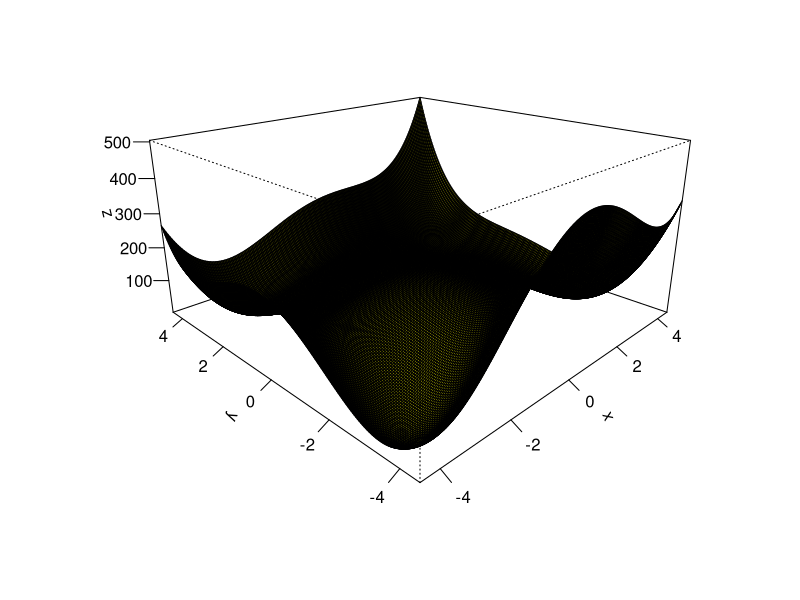
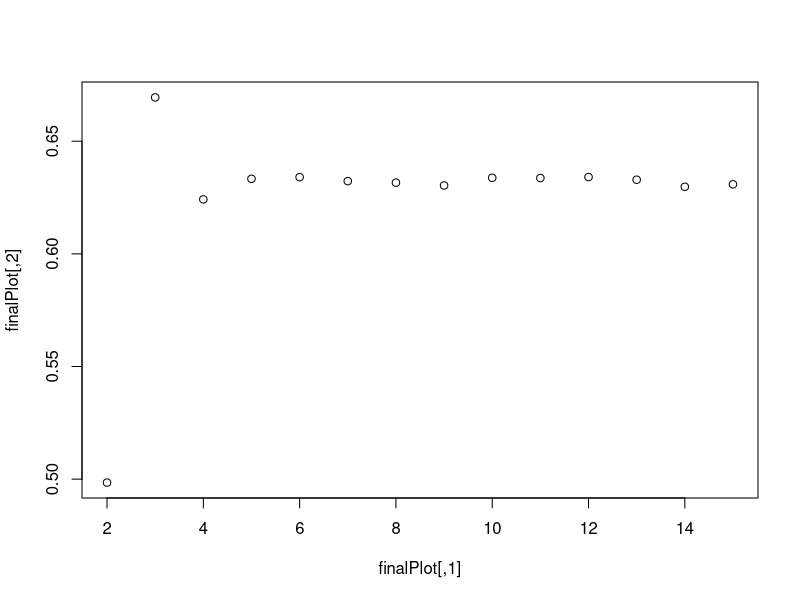

These charts were generated, in order, by the following R code:
####################Question 1############################
#Question 1
#Defining the Matrix
A<-matrix(c(3,-1,0,-1,0,-1,3,-1,3,-1,0,-1,3,1,0,-1,3,1,5,-1,0,-1,0,-1,1), nrow=5)

#Function that can be passed Matx in order to perform Cholesky Functions
choleskyFunction <- function(Matx){
  #Finds the upper triangular matrix
  L<-chol(Matx)
  #Transposes the matrix to show the lower triangular matrix
  Lt<-t(L)
  #Displays the lower hand matrix
  Lt
}
#Runs the function
choleskyFunction(A)
####################Question 2############################
#Question 2 
#Singular value Decompostion
#the creation of matrix
Q2Matrix <- matrix(c(1,1,1,1,2,0,0,0),nrow = 4)
#Displaying original matrix
Q2Matrix
#using the svd function to show the singular values
sv <-svd(Q2Matrix)
#Displaying Singular values
sv
####################Question 3############################
#Question 3
####################Question 4############################
#Question 4
####################Question 5#############################
#Question 5
#Function plot - Plot the formula below
Question5F<-function(x,y,a,b) (x^2+y-11)^2+(x+y^2-7)^2
#defining the x,y and z of the measurements
x<-seq(-4.5,4.5,length.out = 200)
y<-seq(-4.5,4.5,length.out = 200)
z<-outer(x,y,Question5F,a=1,b=100)

#plotting the graph 
persp(x,y,z,theta =-45,phi=20,expand=0.5,col="yellow",shade =1,ticktype ="detailed",xlab ="x",ylab ="y",zlab="z")

#Writing the function so x,y is a vector
Question5FV<-function(vec) (vec[1]^2+vec[2]-11)^2+(vec[1]+vec[2]^2-7)^2


###################Finding the minimums###########################
#Minimum can be found based on value being 0 or so close to 0
#Based on plot there seems to be 4 dips representing each minimum is extracted here
#From plot minimum seems to be near x=-4,y=-4.
minimum1<- optim(c(-4,-4),Question5FV)$par
minimum1

#From plot minimum seems to be near x = 4, y= -3.5
minimum2 <- optim(c(4,-3.5),Question5FV)$par
minimum2

#From plot minimum seems to be near x = -3.5, y = 3.5
minimum3 <- optim(c(-3.5, 3.5),Question5FV)$par
minimum3

#From plot minimum seems to be near x = 3.5, y = 3.5
minimum4 <- optim(c(3.5,3.5),Question5FV,hessian = TRUE)$par
minimum4

####################Finding the Maximum points#####################
maximum1 <- optim(c(0,0),control=list(fnscale=-1),Question5FV)$par
maximum1

###################finding the saddle points######################
#Lets define the partial derivatives by plugging vec[1] and vec[2] instead of x and y
fx <- function(x,y,h=0.001){
  (Question5F(x+h,y) - Question5F(x,y))/h
}
fy <- function(x,y,h=0.001){
  (Question5F(x,y+h)-Question5F(x,y))/h
}


fxb <- function(vec){
  fx(vec[1],vec[2])
}
fyb <- function(vec){
  fy(vec[1],vec[2])
}

#call sumssq the function of the vector vec made of the sum of the squares
#of the two parial derivatives
sumssq <- function(vec){
  fxb(vec)^2+fyb(vec)^2
}

#Now we can find the coordinates of the saddle points through "optim".
#We do exactly the same thing for all three points, just changing the guess of their location. 
#according to the graph. 

saddle_point1 <- optim(c(-3.5,0),sumssq)$par
saddle_point1

saddle_point2 <- optim(c(0,-3.5),sumssq)$par
saddle_point2

saddle_point3 <- optim(c(0,2),sumssq)$par
saddle_point3

#creating a list of minimum points
minimum_list <- list(minimum1,minimum2,minimum3,minimum4)
#List of minimum points
minimum_list

#this represents the only maximum point in graph
maximum1

#list of saddle points
saddle_point_list <- list(saddle_point1,saddle_point2,saddle_point3)
#Print of saddle point list
saddle_point_list

####################Question 7########################

#number of pictures inside of simulation

totalNumberMatched <- 0


#function of pairing actors
pairActor <- function(secNumber, trials){
  numOfMatches <- 0
  
  for (t in 1:trials) {
    numberOfActors <- seq(1:secNumber)
    numberOfBabys <- sample(1:secNumber)
    #for loop comparing
    for(i in 1:secNumber){
      if(numberOfActors[i] == numberOfBabys[i])
      {
        numOfMatches = numOfMatches + 1
      }
    }
    #checking if matches have taken place
    if(numOfMatches != 0){
      totalNumberMatched = totalNumberMatched +1
      numOfMatches = 0
    }
  }
 
  percentageSuccess <- totalNumberMatched/trials
  return(percentageSuccess)
}

nPictures <- seq(2,15)
result <- seq(1,14)

for(n in 1:14){
  result[n] <- pairActor(nPictures[n],100000)  

}

finalPlot <- matrix(c(seq(2,15),result), nrow = 14)

plot(finalPlot)



#if number of trials is greater than 1
  # add to totalNumberofMatched 
  # number of matched zerod 

#figure out if a match took place

#plot the final result on graph
